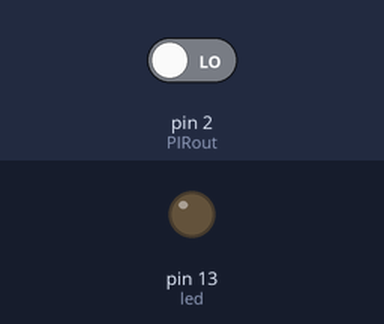
The sketch below on a simulated Arduino Uno, built with avr-gcc and run on an emulated ATmega328P. On the bench: output pins drawn as LEDs (lit = HIGH). The test bench sets the inputs (shaded band); at power-on: pin 2 (PIRout) LOW.

Above: at 1.2 s.
1.3 s: pin 2 (PIRout) driven HIGH
At 1.8 s:
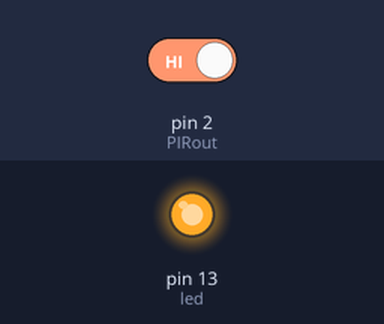
Timing chart, 0 to 4.3 s (numbered marks = the images above; inputs shaded):
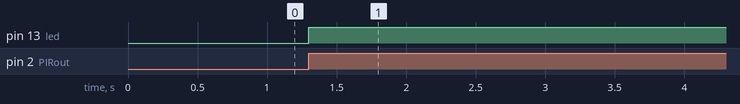

Measured:
- after the input at 1.3 s, pin 13 (led): LOW → HIGH at once

The sketch:

P37-2_PIR_human_detect_LED_20s.ino
```cpp
/*
*P37-2
*設計Arduino 程式，配合移動偵測器設計自動小夜燈，
*當晚上有人靠近時，點亮LED 20秒後關閉，當無人靠近時，關閉LED。
*/

const uint8_t led = 13;
const uint8_t PIRout = 2;

bool val = 0; //PIR sensor state

void setup()
{
	pinMode(led, OUTPUT);
	pinMode(PIRout, INPUT);
}

void loop()
{
	val = digitalRead(PIRout);

	if(val)
	{
		digitalWrite(led, HIGH);
		delay(20000); //延遲20秒，不接受其他指令
		digitalWrite(led, LOW);
	}
	else digitalWrite(led, LOW);
}
```
